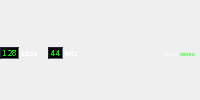
          <widget class="QWidget" name="codecDetailsContainer" native="true">
           <property name="maximumSize">
            <size>
             <width>16777215</width>
             <height>16777215</height>
            </size>
           </property>
           <layout class="QHBoxLayout" name="horizontalLayout_4">
            <property name="spacing">
             <number>2</number>
            </property>
            <property name="leftMargin">
             <number>0</number>
            </property>
            <property name="topMargin">
             <number>9</number>
            </property>
            <property name="rightMargin">
             <number>5</number>
            </property>
            <property name="bottomMargin">
             <number>2</number>
            </property>
            <item>
             <widget class="QFrame" name="kbpsFrame">
              <property name="minimumSize">
               <size>
                <width>19</width>
                <height>12</height>
               </size>
              </property>
              <property name="maximumSize">
               <size>
                <width>16777215</width>
                <height>12</height>
               </size>
              </property>
              <property name="styleSheet">
               <string notr="true">#kbpsFrame {
	background-color: #000000;
	border-top: 1px solid #26253c;
	border-right: 1px solid #6d6d7f;
	border-bottom: 1px solid #6d6d7f;
	border-left: 1px solid #26253c;
}</string>
              </property>
              <layout class="QHBoxLayout" name="horizontalLayout_5">
               <property name="spacing">
                <number>2</number>
               </property>
               <property name="leftMargin">
                <number>1</number>
               </property>
               <property name="topMargin">
                <number>0</number>
               </property>
               <property name="rightMargin">
                <number>1</number>
               </property>
               <property name="bottomMargin">
                <number>0</number>
               </property>
               <item>
                <widget class="QLabel" name="kbpsValueLabel">
                 <property name="palette">
                  <palette>
                   <active>
                    <colorrole role="WindowText">
                     <brush brushstyle="SolidPattern">
                      <color alpha="255">
                       <red>0</red>
                       <green>226</green>
                       <blue>0</blue>
                      </color>
                     </brush>
                    </colorrole>
                   </active>
                   <inactive>
                    <colorrole role="WindowText">
                     <brush brushstyle="SolidPattern">
                      <color alpha="255">
                       <red>0</red>
                       <green>226</green>
                       <blue>0</blue>
                      </color>
                     </brush>
                    </colorrole>
                   </inactive>
                   <disabled>
                    <colorrole role="WindowText">
                     <brush brushstyle="SolidPattern">
                      <color alpha="255">
                       <red>190</red>
                       <green>190</green>
                       <blue>190</blue>
                      </color>
                     </brush>
                    </colorrole>
                   </disabled>
                  </palette>
                 </property>
                 <property name="font">
                  <font>
                   <family>Bitstream Vera Sans Mono</family>
                   <pointsize>6</pointsize>
                   <bold>true</bold>
                   <stylestrategy>NoAntialias</stylestrategy>
                  </font>
                 </property>
                 <property name="text">
                  <string>128</string>
                 </property>
                 <property name="alignment">
                  <set>Qt::AlignCenter</set>
                 </property>
                </widget>
               </item>
              </layout>
             </widget>
            </item>
            <item>
             <widget class="QLabel" name="kbpsLabel">
              <property name="minimumSize">
               <size>
                <width>0</width>
                <height>12</height>
               </size>
              </property>
              <property name="maximumSize">
               <size>
                <width>16777215</width>
                <height>12</height>
               </size>
              </property>
              <property name="palette">
               <palette>
                <active>
                 <colorrole role="WindowText">
                  <brush brushstyle="SolidPattern">
                   <color alpha="255">
                    <red>255</red>
                    <green>255</green>
                    <blue>255</blue>
                   </color>
                  </brush>
                 </colorrole>
                </active>
                <inactive>
                 <colorrole role="WindowText">
                  <brush brushstyle="SolidPattern">
                   <color alpha="255">
                    <red>255</red>
                    <green>255</green>
                    <blue>255</blue>
                   </color>
                  </brush>
                 </colorrole>
                </inactive>
                <disabled>
                 <colorrole role="WindowText">
                  <brush brushstyle="SolidPattern">
                   <color alpha="255">
                    <red>190</red>
                    <green>190</green>
                    <blue>190</blue>
                   </color>
                  </brush>
                 </colorrole>
                </disabled>
               </palette>
              </property>
              <property name="font">
               <font>
                <family>Bitstream Vera Sans Mono</family>
                <pointsize>5</pointsize>
                <bold>true</bold>
               </font>
              </property>
              <property name="text">
               <string>kbps</string>
              </property>
              <property name="alignment">
               <set>Qt::AlignCenter</set>
              </property>
             </widget>
            </item>
            <item>
             <spacer name="horizontalSpacer_5">
              <property name="orientation">
               <enum>Qt::Horizontal</enum>
              </property>
              <property name="sizeType">
               <enum>QSizePolicy::Fixed</enum>
              </property>
              <property name="sizeHint" stdset="0">
               <size>
                <width>8</width>
                <height>1</height>
               </size>
              </property>
             </spacer>
            </item>
            <item>
             <widget class="QFrame" name="khzFrame">
              <property name="minimumSize">
               <size>
                <width>15</width>
                <height>12</height>
               </size>
              </property>
              <property name="maximumSize">
               <size>
                <width>16777215</width>
                <height>12</height>
               </size>
              </property>
              <property name="styleSheet">
               <string notr="true">#khzFrame {
	background-color: #000000;
	border-top: 1px solid #26253c;
	border-right: 1px solid #6d6d7f;
	border-bottom: 1px solid #6d6d7f;
	border-left: 1px solid #26253c;
}</string>
              </property>
              <layout class="QHBoxLayout" name="horizontalLayout_6">
               <property name="spacing">
                <number>2</number>
               </property>
               <property name="leftMargin">
                <number>1</number>
               </property>
               <property name="topMargin">
                <number>0</number>
               </property>
               <property name="rightMargin">
                <number>1</number>
               </property>
               <property name="bottomMargin">
                <number>0</number>
               </property>
               <item>
                <widget class="QLabel" name="khzValueLabel">
                 <property name="palette">
                  <palette>
                   <active>
                    <colorrole role="WindowText">
                     <brush brushstyle="SolidPattern">
                      <color alpha="255">
                       <red>0</red>
                       <green>226</green>
                       <blue>0</blue>
                      </color>
                     </brush>
                    </colorrole>
                   </active>
                   <inactive>
                    <colorrole role="WindowText">
                     <brush brushstyle="SolidPattern">
                      <color alpha="255">
                       <red>0</red>
                       <green>226</green>
                       <blue>0</blue>
                      </color>
                     </brush>
                    </colorrole>
                   </inactive>
                   <disabled>
                    <colorrole role="WindowText">
                     <brush brushstyle="SolidPattern">
                      <color alpha="255">
                       <red>190</red>
                       <green>190</green>
                       <blue>190</blue>
                      </color>
                     </brush>
                    </colorrole>
                   </disabled>
                  </palette>
                 </property>
                 <property name="font">
                  <font>
                   <family>Bitstream Vera Sans Mono</family>
                   <pointsize>6</pointsize>
                   <bold>true</bold>
                   <stylestrategy>NoAntialias</stylestrategy>
                  </font>
                 </property>
                 <property name="text">
                  <string>44</string>
                 </property>
                 <property name="alignment">
                  <set>Qt::AlignCenter</set>
                 </property>
                </widget>
               </item>
              </layout>
             </widget>
            </item>
            <item>
             <widget class="QLabel" name="kHzLabel">
              <property name="minimumSize">
               <size>
                <width>0</width>
                <height>12</height>
               </size>
              </property>
              <property name="maximumSize">
               <size>
                <width>16777215</width>
                <height>12</height>
               </size>
              </property>
              <property name="palette">
               <palette>
                <active>
                 <colorrole role="WindowText">
                  <brush brushstyle="SolidPattern">
                   <color alpha="255">
                    <red>255</red>
                    <green>255</green>
                    <blue>255</blue>
                   </color>
                  </brush>
                 </colorrole>
                </active>
                <inactive>
                 <colorrole role="WindowText">
                  <brush brushstyle="SolidPattern">
                   <color alpha="255">
                    <red>255</red>
                    <green>255</green>
                    <blue>255</blue>
                   </color>
                  </brush>
                 </colorrole>
                </inactive>
                <disabled>
                 <colorrole role="WindowText">
                  <brush brushstyle="SolidPattern">
                   <color alpha="255">
                    <red>190</red>
                    <green>190</green>
                    <blue>190</blue>
                   </color>
                  </brush>
                 </colorrole>
                </disabled>
               </palette>
              </property>
              <property name="font">
               <font>
                <family>Bitstream Vera Sans Mono</family>
                <pointsize>5</pointsize>
                <bold>true</bold>
               </font>
              </property>
              <property name="text">
               <string>kHz</string>
              </property>
              <property name="alignment">
               <set>Qt::AlignCenter</set>
              </property>
             </widget>
            </item>
            <item>
             <spacer name="horizontalSpacer_4">
              <property name="orientation">
               <enum>Qt::Horizontal</enum>
              </property>
              <property name="sizeHint" stdset="0">
               <size>
                <width>1</width>
                <height>1</height>
               </size>
              </property>
             </spacer>
            </item>
            <item>
             <widget class="QLabel" name="monoLabel">
              <property name="minimumSize">
               <size>
                <width>0</width>
                <height>12</height>
               </size>
              </property>
              <property name="palette">
               <palette>
                <active>
                 <colorrole role="WindowText">
                  <brush brushstyle="SolidPattern">
                   <color alpha="255">
                    <red>255</red>
                    <green>255</green>
                    <blue>255</blue>
                   </color>
                  </brush>
                 </colorrole>
                </active>
                <inactive>
                 <colorrole role="WindowText">
                  <brush brushstyle="SolidPattern">
                   <color alpha="255">
                    <red>255</red>
                    <green>255</green>
                    <blue>255</blue>
                   </color>
                  </brush>
                 </colorrole>
                </inactive>
                <disabled>
                 <colorrole role="WindowText">
                  <brush brushstyle="SolidPattern">
                   <color alpha="255">
                    <red>190</red>
                    <green>190</green>
                    <blue>190</blue>
                   </color>
                  </brush>
                 </colorrole>
                </disabled>
               </palette>
              </property>
              <property name="font">
               <font>
                <family>Noto Sans</family>
                <pointsize>4</pointsize>
               </font>
              </property>
              <property name="text">
               <string>mono</string>
              </property>
             </widget>
            </item>
            <item>
             <widget class="QLabel" name="stereoLabel">
              <property name="minimumSize">
               <size>
                <width>0</width>
                <height>12</height>
               </size>
              </property>
              <property name="palette">
               <palette>
                <active>
                 <colorrole role="WindowText">
                  <brush brushstyle="SolidPattern">
                   <color alpha="255">
                    <red>0</red>
                    <green>255</green>
                    <blue>0</blue>
                   </color>
                  </brush>
                 </colorrole>
                </active>
                <inactive>
                 <colorrole role="WindowText">
                  <brush brushstyle="SolidPattern">
                   <color alpha="255">
                    <red>0</red>
                    <green>255</green>
                    <blue>0</blue>
                   </color>
                  </brush>
                 </colorrole>
                </inactive>
                <disabled>
                 <colorrole role="WindowText">
                  <brush brushstyle="SolidPattern">
                   <color alpha="255">
                    <red>190</red>
                    <green>190</green>
                    <blue>190</blue>
                   </color>
                  </brush>
                 </colorrole>
                </disabled>
               </palette>
              </property>
              <property name="font">
               <font>
                <family>Noto Sans</family>
                <pointsize>4</pointsize>
               </font>
              </property>
              <property name="text">
               <string>stereo</string>
              </property>
             </widget>
            </item>
           </layout>
          </widget>
